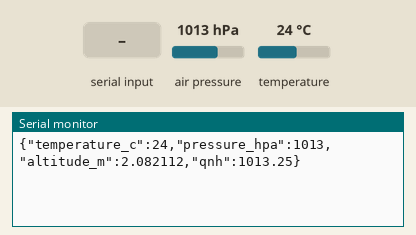
Bench run of a sketch on a simulated Arduino Uno, built with avr-gcc and run on an emulated ATmega328P. Parts: the last lines printed to the serial monitor. The inputs (shaded band) are chosen by the test bench; at power-on: air pressure 1013 hPa, temperature 24 °C.

Above: at 3.2 s.
3.3 s: air pressure set to 952 hPa
At 4.9 s:
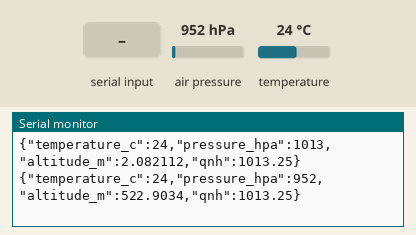
6.3 s: temperature set to 12 °C
At 7.5 s:
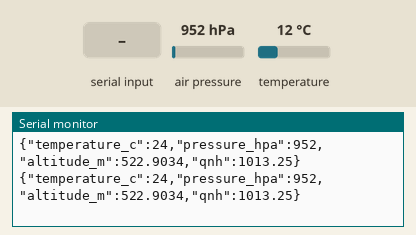
7.8 s: air pressure set to 975 hPa
At 9.1 s:
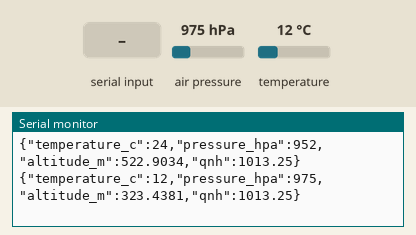
9.3 s: "SET_QNH\n" received over Serial
Timing chart, 0 to 12.3 s (numbered marks = the images above; inputs shaded):
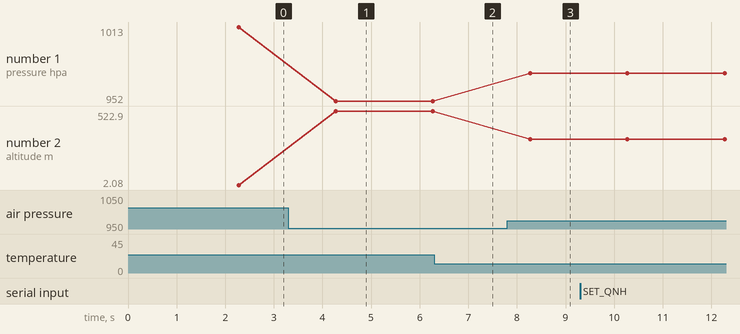

The sketch:

arduino.ino
```cpp
#include <Wire.h>
#include <Adafruit_BMP280.h>
#include <ArduinoJson.h>

Adafruit_BMP280 bmp;

float QNH = 1013.25;

unsigned long lastRead = 0;
const unsigned long readInterval = 2000;

// ---------------- SERIAL COMMAND HANDLER ----------------
void handleSerialCommand(String jsonString) {
  StaticJsonDocument<256> doc;
  DeserializationError error = deserializeJson(doc, jsonString);

  if (error) {
    return;
  }

  const char* command = doc["command"];
  if (!command) return;

  // SET_QNH command
  if (strcmp(command, "SET_QNH") == 0) {
    if (doc["params"]["qnh"]) {
      QNH = doc["params"]["qnh"].as<float>();

      // Send ACK
      StaticJsonDocument<128> response;
      response["status"] = "OK";
      response["qnh"] = QNH;

      serializeJson(response, Serial);
      Serial.println();
    }
  }
}

// ---------------- SETUP ----------------
void setup() {
  Serial.begin(9600);

  if (!bmp.begin(0x76)) {
    while (1);
  }

  // High precision mode
  bmp.setSampling(
    Adafruit_BMP280::MODE_NORMAL,
    Adafruit_BMP280::SAMPLING_X16,
    Adafruit_BMP280::SAMPLING_X16,
    Adafruit_BMP280::FILTER_X16,
    Adafruit_BMP280::STANDBY_MS_1000
  );

  delay(2000);
}

// ---------------- LOOP ----------------
void loop() {
  // Read incoming JSON commands
  if (Serial.available()) {
    String input = Serial.readStringUntil('\n');
    handleSerialCommand(input);
  }

  // Periodic sensor output
  if (millis() - lastRead >= readInterval) {
    lastRead = millis();

    float temp = 0;
    float pressure = 0;
    float altitude = 0;

    const int samples = 5;
    for (int i = 0; i < samples; i++) {
      temp += bmp.readTemperature();
      pressure += bmp.readPressure();
      altitude += bmp.readAltitude(QNH);
      delay(50);
    }

    temp /= samples;
    pressure /= samples;
    altitude /= samples;

    // Build JSON output
    StaticJsonDocument<256> doc;
    doc["temperature_c"] = temp;
    doc["pressure_hpa"] = pressure / 100.0;
    doc["altitude_m"] = altitude;
    doc["qnh"] = QNH;

    serializeJson(doc, Serial);
    Serial.println();
  }
}
```

Measured:
- after the input at 3.3 s, the serial monitor: prints a new line after 0.97 s (image 1)
- after the input at 7.8 s, the serial monitor: prints a new line after 0.47 s (image 3)
- plotted number 1: 1013 → 952 after the input at 3.3 s, 952 → 975 after the input at 7.8 s
- plotted number 2: 2.08 → 522.9 after the input at 3.3 s, 522.9 → 323.44 after the input at 7.8 s
